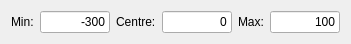
  <widget class="QWidget" name="layoutWidget_17">
   <property name="geometry">
    <rect>
     <x>420</x>
     <y>400</y>
     <width>351</width>
     <height>35</height>
    </rect>
   </property>
   <layout class="QHBoxLayout" name="horizontalLayout_20">
    <item>
     <widget class="QLabel" name="label_47">
      <property name="text">
       <string>Min:</string>
      </property>
     </widget>
    </item>
    <item>
     <widget class="QLineEdit" name="rightVerticalEyeMin">
      <property name="text">
       <string>-300</string>
      </property>
      <property name="alignment">
       <set>Qt::AlignRight|Qt::AlignTrailing|Qt::AlignVCenter</set>
      </property>
     </widget>
    </item>
    <item>
     <widget class="QLabel" name="label_48">
      <property name="text">
       <string>Centre:</string>
      </property>
     </widget>
    </item>
    <item>
     <widget class="QLineEdit" name="rightVerticalEyeTrim">
      <property name="text">
       <string>0</string>
      </property>
      <property name="alignment">
       <set>Qt::AlignRight|Qt::AlignTrailing|Qt::AlignVCenter</set>
      </property>
     </widget>
    </item>
    <item>
     <widget class="QLabel" name="label_49">
      <property name="text">
       <string>Max:</string>
      </property>
     </widget>
    </item>
    <item>
     <widget class="QLineEdit" name="rightVerticalEyeMax">
      <property name="text">
       <string>100</string>
      </property>
      <property name="alignment">
       <set>Qt::AlignRight|Qt::AlignTrailing|Qt::AlignVCenter</set>
      </property>
     </widget>
    </item>
   </layout>
  </widget>
